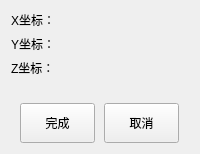
      <widget class="QWidget" name="page_7">
       <layout class="QGridLayout" name="gridLayout_11">
        <item row="0" column="0">
         <widget class="QLabel" name="label_39">
          <property name="maximumSize">
           <size>
            <width>50</width>
            <height>20</height>
           </size>
          </property>
          <property name="text">
           <string>X坐标：</string>
          </property>
         </widget>
        </item>
        <item row="0" column="1">
         <widget class="QLabel" name="WireCutEndX">
          <property name="sizePolicy">
           <sizepolicy hsizetype="Expanding" vsizetype="Preferred">
            <horstretch>0</horstretch>
            <verstretch>0</verstretch>
           </sizepolicy>
          </property>
          <property name="maximumSize">
           <size>
            <width>16777215</width>
            <height>20</height>
           </size>
          </property>
          <property name="text">
           <string/>
          </property>
         </widget>
        </item>
        <item row="1" column="0">
         <widget class="QLabel" name="label_37">
          <property name="text">
           <string>Y坐标：</string>
          </property>
         </widget>
        </item>
        <item row="1" column="1">
         <widget class="QLabel" name="WireCutEndY">
          <property name="sizePolicy">
           <sizepolicy hsizetype="Expanding" vsizetype="Preferred">
            <horstretch>0</horstretch>
            <verstretch>0</verstretch>
           </sizepolicy>
          </property>
          <property name="maximumSize">
           <size>
            <width>16777215</width>
            <height>20</height>
           </size>
          </property>
          <property name="text">
           <string/>
          </property>
         </widget>
        </item>
        <item row="2" column="0">
         <widget class="QLabel" name="label_38">
          <property name="text">
           <string>Z坐标：</string>
          </property>
         </widget>
        </item>
        <item row="2" column="1">
         <widget class="QLabel" name="WireCutEndZ">
          <property name="maximumSize">
           <size>
            <width>16777215</width>
            <height>20</height>
           </size>
          </property>
          <property name="text">
           <string/>
          </property>
         </widget>
        </item>
        <item row="3" column="0">
         <widget class="QLabel" name="label_7">
          <property name="text">
           <string/>
          </property>
         </widget>
        </item>
        <item row="4" column="0" colspan="2">
         <widget class="QWidget" name="widget_6" native="true">
          <property name="maximumSize">
           <size>
            <width>16777215</width>
            <height>50</height>
           </size>
          </property>
          <layout class="QHBoxLayout" name="horizontalLayout_6">
           <property name="spacing">
            <number>0</number>
           </property>
           <property name="margin">
            <number>0</number>
           </property>
           <item>
            <widget class="QPushButton" name="pushButton_14">
             <property name="minimumSize">
              <size>
               <width>75</width>
               <height>40</height>
              </size>
             </property>
             <property name="maximumSize">
              <size>
               <width>75</width>
               <height>40</height>
              </size>
             </property>
             <property name="text">
              <string>完成</string>
             </property>
            </widget>
           </item>
           <item>
            <widget class="QPushButton" name="pushButton_15">
             <property name="minimumSize">
              <size>
               <width>75</width>
               <height>40</height>
              </size>
             </property>
             <property name="maximumSize">
              <size>
               <width>75</width>
               <height>40</height>
              </size>
             </property>
             <property name="text">
              <string>取消</string>
             </property>
            </widget>
           </item>
          </layout>
         </widget>
        </item>
       </layout>
      </widget>
